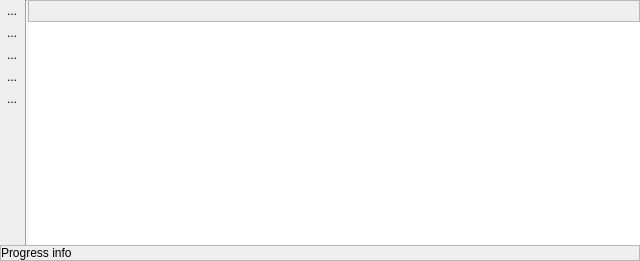
<?xml version="1.0" encoding="UTF-8"?>
<ui version="4.0">
 <class>timeseriesPanel</class>
 <widget class="QDockWidget" name="timeseriesPanel">
  <property name="geometry">
   <rect>
    <x>0</x>
    <y>0</y>
    <width>640</width>
    <height>261</height>
   </rect>
  </property>
  <property name="sizePolicy">
   <sizepolicy hsizetype="Preferred" vsizetype="Preferred">
    <horstretch>2</horstretch>
    <verstretch>0</verstretch>
   </sizepolicy>
  </property>
  <property name="minimumSize">
   <size>
    <width>152</width>
    <height>139</height>
   </size>
  </property>
  <property name="windowTitle">
   <string>Time Series</string>
  </property>
  <widget class="QFrame" name="dockWidgetContents2">
   <property name="frameShape">
    <enum>QFrame::NoFrame</enum>
   </property>
   <property name="frameShadow">
    <enum>QFrame::Sunken</enum>
   </property>
   <layout class="QVBoxLayout" name="verticalLayout_3">
    <property name="spacing">
     <number>0</number>
    </property>
    <property name="leftMargin">
     <number>0</number>
    </property>
    <property name="topMargin">
     <number>0</number>
    </property>
    <property name="rightMargin">
     <number>0</number>
    </property>
    <property name="bottomMargin">
     <number>0</number>
    </property>
    <item>
     <layout class="QHBoxLayout" name="horizontalLayout_4">
      <item>
       <widget class="QFrame" name="TSButtonList">
        <property name="enabled">
         <bool>true</bool>
        </property>
        <property name="sizePolicy">
         <sizepolicy hsizetype="Preferred" vsizetype="Preferred">
          <horstretch>1</horstretch>
          <verstretch>0</verstretch>
         </sizepolicy>
        </property>
        <property name="minimumSize">
         <size>
          <width>25</width>
          <height>0</height>
         </size>
        </property>
        <property name="maximumSize">
         <size>
          <width>23</width>
          <height>16777215</height>
         </size>
        </property>
        <property name="frameShape">
         <enum>QFrame::NoFrame</enum>
        </property>
        <property name="frameShadow">
         <enum>QFrame::Raised</enum>
        </property>
        <layout class="QVBoxLayout" name="verticalLayout">
         <property name="spacing">
          <number>1</number>
         </property>
         <property name="leftMargin">
          <number>0</number>
         </property>
         <property name="topMargin">
          <number>0</number>
         </property>
         <property name="rightMargin">
          <number>0</number>
         </property>
         <property name="bottomMargin">
          <number>0</number>
         </property>
         <item>
          <widget class="QToolButton" name="btnAddTSD">
           <property name="text">
            <string>...</string>
           </property>
           <property name="autoRaise">
            <bool>true</bool>
           </property>
          </widget>
         </item>
         <item>
          <widget class="QToolButton" name="btnRemoveTSD">
           <property name="text">
            <string>...</string>
           </property>
           <property name="autoRaise">
            <bool>true</bool>
           </property>
          </widget>
         </item>
         <item>
          <widget class="QToolButton" name="btnLoadTS">
           <property name="text">
            <string>...</string>
           </property>
           <property name="autoRaise">
            <bool>true</bool>
           </property>
          </widget>
         </item>
         <item>
          <widget class="QToolButton" name="btnSaveTS">
           <property name="text">
            <string>...</string>
           </property>
           <property name="autoRaise">
            <bool>true</bool>
           </property>
          </widget>
         </item>
         <item>
          <widget class="QToolButton" name="btnClearTS">
           <property name="text">
            <string>...</string>
           </property>
           <property name="autoRaise">
            <bool>true</bool>
           </property>
          </widget>
         </item>
         <item>
          <spacer name="verticalSpacer">
           <property name="orientation">
            <enum>Qt::Vertical</enum>
           </property>
           <property name="sizeHint" stdset="0">
            <size>
             <width>20</width>
             <height>10</height>
            </size>
           </property>
          </spacer>
         </item>
        </layout>
       </widget>
      </item>
      <item>
       <widget class="Line" name="line">
        <property name="orientation">
         <enum>Qt::Vertical</enum>
        </property>
       </widget>
      </item>
      <item>
       <layout class="QVBoxLayout" name="verticalLayout_2">
        <item>
         <widget class="QFrame" name="frameFilters">
          <property name="sizePolicy">
           <sizepolicy hsizetype="Preferred" vsizetype="Preferred">
            <horstretch>0</horstretch>
            <verstretch>0</verstretch>
           </sizepolicy>
          </property>
          <property name="frameShape">
           <enum>QFrame::StyledPanel</enum>
          </property>
          <property name="frameShadow">
           <enum>QFrame::Raised</enum>
          </property>
          <layout class="QHBoxLayout" name="horizontalLayout">
           <property name="leftMargin">
            <number>0</number>
           </property>
           <property name="topMargin">
            <number>0</number>
           </property>
           <property name="rightMargin">
            <number>0</number>
           </property>
           <property name="bottomMargin">
            <number>0</number>
           </property>
           <item>
            <spacer name="horizontalSpacer">
             <property name="orientation">
              <enum>Qt::Horizontal</enum>
             </property>
             <property name="sizeHint" stdset="0">
              <size>
               <width>40</width>
               <height>20</height>
              </size>
             </property>
            </spacer>
           </item>
          </layout>
         </widget>
        </item>
        <item>
         <widget class="TimeSeriesTreeView" name="timeSeriesTreeView">
          <property name="sizePolicy">
           <sizepolicy hsizetype="Preferred" vsizetype="Preferred">
            <horstretch>1</horstretch>
            <verstretch>1</verstretch>
           </sizepolicy>
          </property>
          <property name="frameShape">
           <enum>QFrame::NoFrame</enum>
          </property>
          <property name="sizeAdjustPolicy">
           <enum>QAbstractScrollArea::AdjustToContents</enum>
          </property>
          <property name="alternatingRowColors">
           <bool>true</bool>
          </property>
          <property name="selectionMode">
           <enum>QAbstractItemView::ExtendedSelection</enum>
          </property>
          <property name="sortingEnabled">
           <bool>true</bool>
          </property>
         </widget>
        </item>
       </layout>
      </item>
     </layout>
    </item>
    <item>
     <widget class="QFrame" name="infoBar">
      <property name="minimumSize">
       <size>
        <width>0</width>
        <height>0</height>
       </size>
      </property>
      <property name="maximumSize">
       <size>
        <width>16777215</width>
        <height>524287</height>
       </size>
      </property>
      <property name="frameShape">
       <enum>QFrame::StyledPanel</enum>
      </property>
      <property name="frameShadow">
       <enum>QFrame::Raised</enum>
      </property>
      <layout class="QHBoxLayout" name="horizontalLayout_3">
       <property name="leftMargin">
        <number>0</number>
       </property>
       <property name="topMargin">
        <number>0</number>
       </property>
       <property name="rightMargin">
        <number>0</number>
       </property>
       <property name="bottomMargin">
        <number>0</number>
       </property>
       <item>
        <widget class="QLabel" name="summary">
         <property name="sizePolicy">
          <sizepolicy hsizetype="Preferred" vsizetype="Preferred">
           <horstretch>2</horstretch>
           <verstretch>0</verstretch>
          </sizepolicy>
         </property>
         <property name="minimumSize">
          <size>
           <width>150</width>
           <height>0</height>
          </size>
         </property>
         <property name="maximumSize">
          <size>
           <width>16777215</width>
           <height>16777215</height>
          </size>
         </property>
         <property name="text">
          <string>Progress info</string>
         </property>
         <property name="textFormat">
          <enum>Qt::PlainText</enum>
         </property>
         <property name="scaledContents">
          <bool>false</bool>
         </property>
         <property name="wordWrap">
          <bool>false</bool>
         </property>
        </widget>
       </item>
      </layout>
     </widget>
    </item>
   </layout>
  </widget>
 </widget>
 <customwidgets>
  <customwidget>
   <class>TimeSeriesTreeView</class>
   <extends>QTreeView</extends>
   <header>eotimeseriesviewer.timeseries</header>
  </customwidget>
 </customwidgets>
 <resources>
  <include location="resources.qrc"/>
 </resources>
 <connections/>
</ui>
